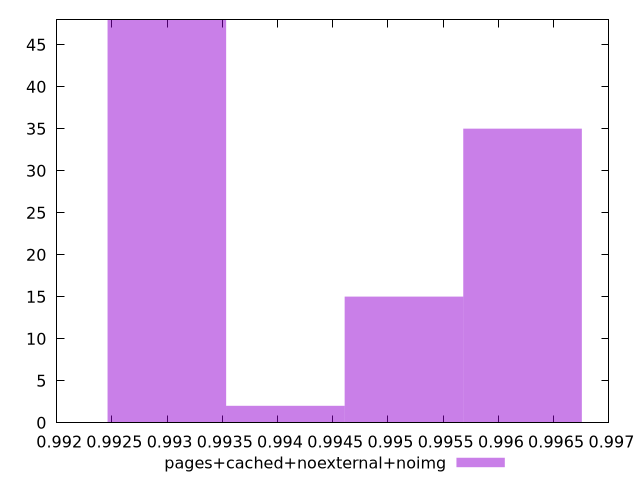

Write gnuplot code to recreate this figure.
$_pagesCachedNoexternalNoimg <<EOF
0.9962184603009006 35
0.9929979264852726 48
0.9951449490290245 15
0.9940714377571486 2
EOF
set key outside below
set terminal pngcairo
set output "report_00006_2020-11-02T20-21-41.718Z/interactive/pages+cached+noexternal+noimg//hist.png"
set yrange [0:48]
set boxwidth 0.0010735112718759704
set style fill transparent solid 0.5 noborder
plot $_pagesCachedNoexternalNoimg title "pages+cached+noexternal+noimg" with boxes ,
